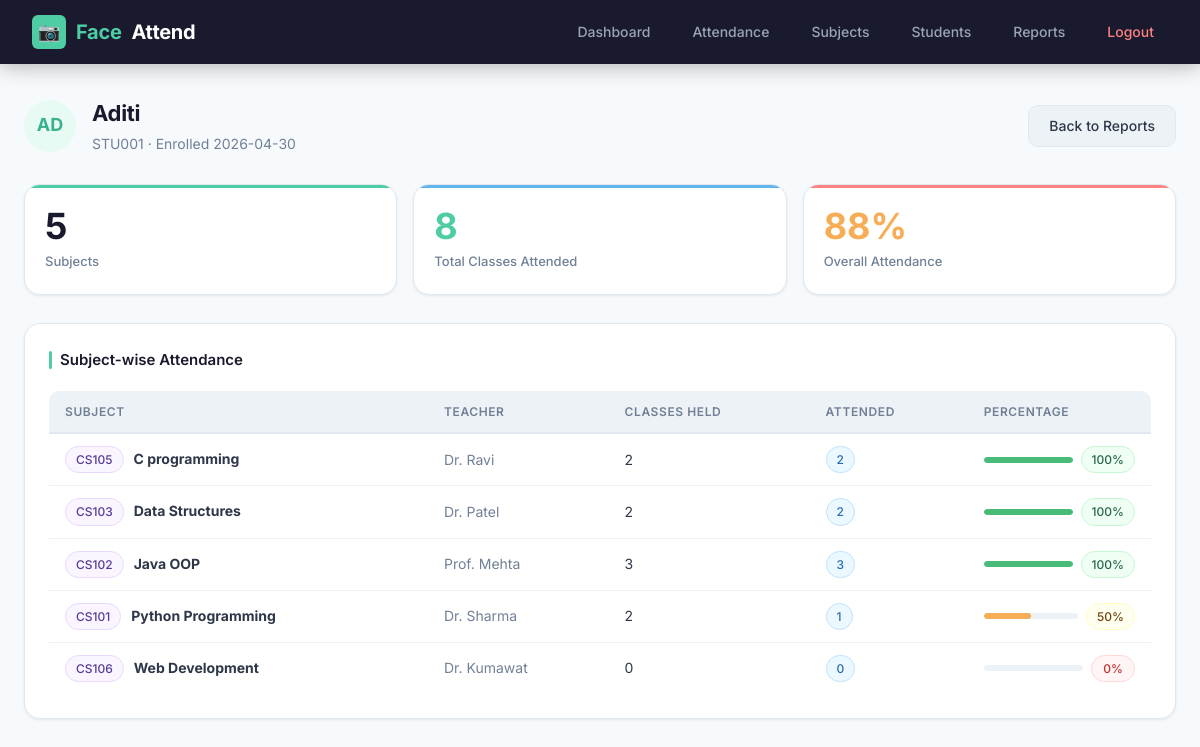
Page /student/STU001 (signed in) on the earlier database version.
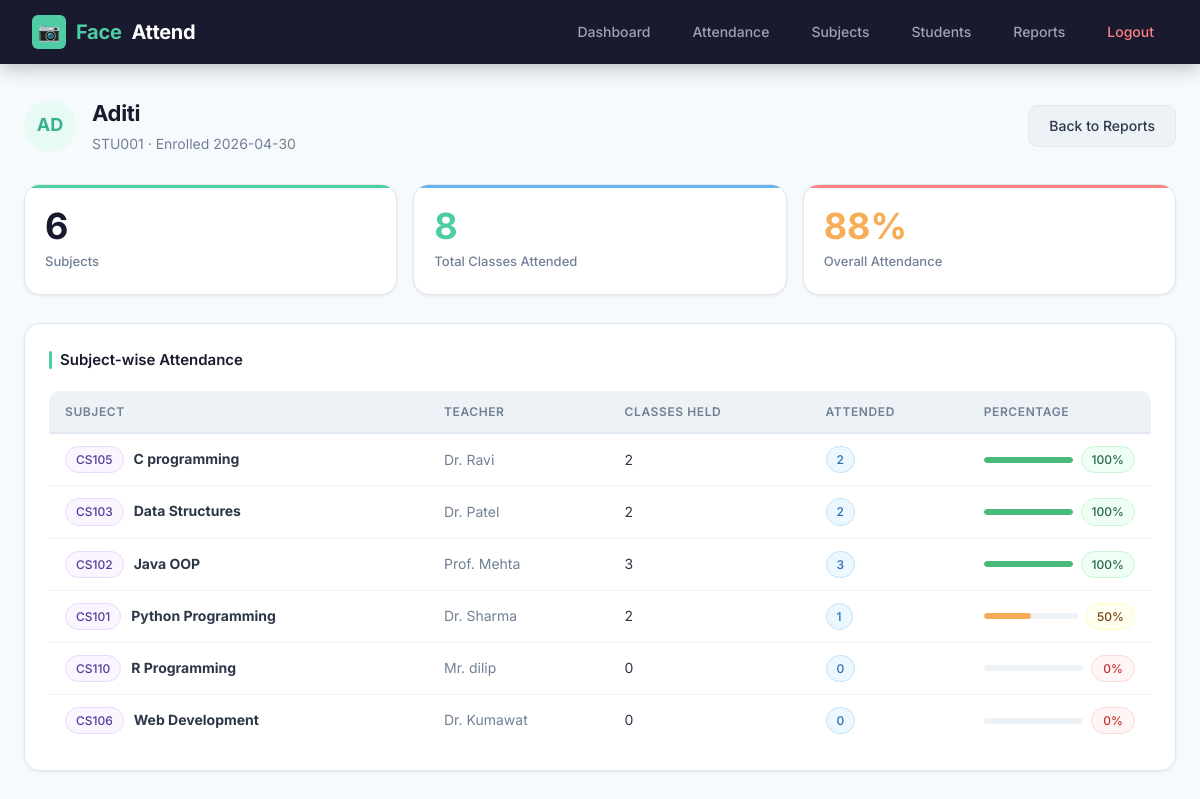
Same page on the later database version.
### tables this page shows
CREATE TABLE subjects (
            id            INTEGER PRIMARY KEY AUTOINCREMENT,
            subject_code  TEXT    UNIQUE NOT NULL,
            subject_name  TEXT    NOT NULL,
            teacher_name  TEXT    NOT NULL,
            created_at    TEXT    NOT NULL
        );

### app.py (the view)
@app.route("/student/<student_id>")
@login_required
def student_detail(student_id):
    from backend.database import get_student_by_id
    student = get_student_by_id(student_id)
    report  = get_student_subject_report(student_id)
    totals  = {r["subject_code"]: r["total_classes"]
               for r in get_total_classes_per_subject()}
    return render_template("student_detail.html",
                           student=student,
                           report=report,
                           totals=totals)

### app.py (called while the page is built)
def login_required(f):
    from functools import wraps
    @wraps(f)
    def decorated(*args, **kwargs):
        if "logged_in" not in session:
            return redirect(url_for("login"))
        return f(*args, **kwargs)
    return decorated

### backend/database.py (called while the page is built)
def get_connection():
    conn = sqlite3.connect(DB_PATH)
    conn.row_factory = sqlite3.Row
    return conn

def get_student_by_id(student_id):
    conn = get_connection()
    cursor = conn.cursor()
    cursor.execute("SELECT * FROM students WHERE student_id = ?", (student_id,))
    student = cursor.fetchone()
    conn.close()
    return student

def get_student_subject_report(student_id):
    conn = get_connection()
    cursor = conn.cursor()
    cursor.execute("""
        SELECT
            sub.subject_code,
            sub.subject_name,
            sub.teacher_name,
            COUNT(a.id) AS classes_attended
        FROM subjects sub
        LEFT JOIN attendance a
          ON sub.subject_code = a.subject_code
         AND a.student_id = ?
        GROUP BY sub.subject_code
        ORDER BY sub.subject_name
    """, (student_id,))
    report = cursor.fetchall()
    conn.close()
    return report

### templates/student_detail.html (shortened to what this page needs)
{% extends "base.html" %}
{% block content %}
<div class="page-header">
  <div style="display:flex;align-items:center;gap:1rem">
    <div class="student-avatar" style="width:52px;height:52px;font-size:18px">
      {{ student.name[:2].upper() }}
    </div>
    <div>
      <div class="page-title">{{ student.name }}</div>
      <div class="page-subtitle">{{ student.student_id }} &middot; Enrolled {{ student.enrolled_at[:10] }}</div>
    </div>
  </div>
  <a href="/reports" class="btn btn-secondary">Back to Reports</a>
</div>
<div class="stat-grid">
  {% set total_attended = report|sum(attribute='classes_attended') %}
  {% set total_classes  = totals.values()|sum %}
  <div class="stat-card">
    <div class="num">{{ report|length }}</div>
    <div class="label">Subjects</div>
  </div>
  <div class="stat-card">
    <div class="num" style="color:#4ecca3">{{ total_attended }}</div>
    <div class="label">Total Classes Attended</div>
  </div>
  <div class="stat-card">
    <div class="num" style="color:#f6ad55">
      {% if total_classes > 0 %}{{ ((total_attended / total_classes) * 100)|int }}%{% else %}—{% endif %}
    </div>
    <div class="label">Overall Attendance</div>
  </div>
</div>
<div class="card">
  <div class="card-title">Subject-wise Attendance</div>
  <div class="table-wrap">
  <table>
    <thead>
      <tr><th>Subject</th><th>Teacher</th><th>Classes Held</th><th>Attended</th><th>Percentage</th></tr>
    </thead>
    <tbody>
      {% for r in report %}
      {% set held = totals.get(r.subject_code, 0) %}
      {% set pct  = ((r.classes_attended / held * 100)|int) if held > 0 else 0 %}
      <tr>
        <td>
          <span class="badge badge-purple">{{ r.subject_code }}</span>
          <strong style="margin-left:6px">{{ r.subject_name }}</strong>
        </td>
        <td style="color:var(--text-muted)">{{ r.teacher_name }}</td>
        <td>{{ held }}</td>
        <td><span class="badge badge-blue">{{ r.classes_attended }}</span></td>
        <td>
          <div style="display:flex;align-items:center;gap:8px">
            <div style="flex:1;height:6px;background:var(--bg2);border-radius:3px;overflow:hidden">
              <div style="width:{{ pct }}%;height:100%;background:{% if pct >= 75 %}#48bb78{% elif pct >= 50 %}#f6ad55{% else %}#fc8181{% endif %};border-radius:3px"></div>
            </div>
            <span class="badge {% if pct >= 75 %}badge-green{% elif pct >= 50 %}badge-yellow{% else %}badge-red{% endif %}" style="min-width:44px;justify-content:center">
              {{ pct }}%
            </span>
          </div>
        </td>
      </tr>
      {% endfor %}
    </tbody>
  </table>
  </div>
</div>
{% endblock %}

Differences in the rows shown:
added subjects: subject_code "CS110", subject_name "R Programming", teacher_name "Mr. dilip", held "0", classes_attended "0", pct "0"
Other differences:
{{ report|length }}: "5" → "6"
